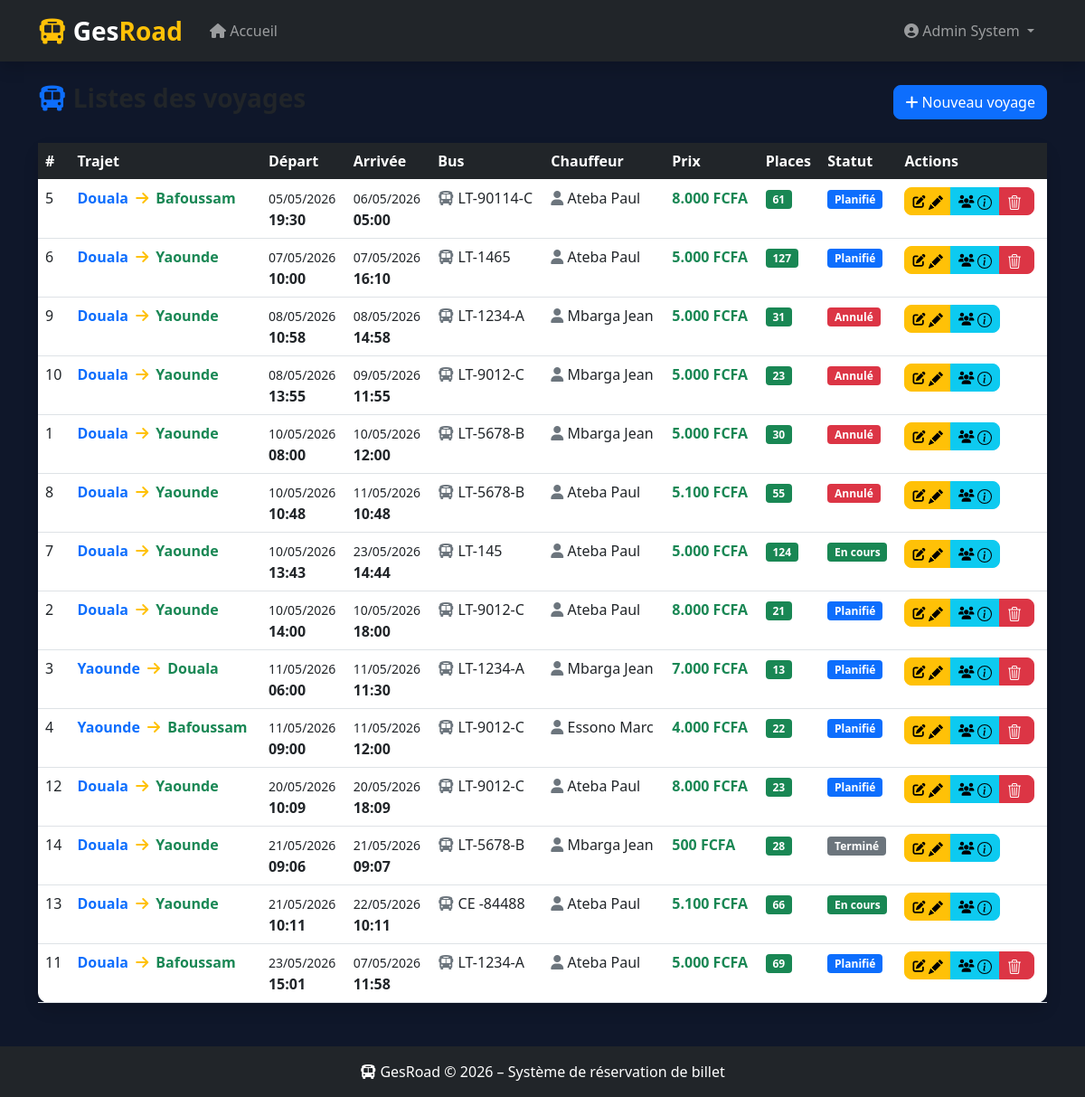
Screenshot of /index.php?controller=admin&action=listervoyages (signed in) with the database file from the repository.
### tables this page shows
CREATE TABLE `voyage` (
  `id` int(11) NOT NULL AUTO_INCREMENT,
  `agencelocaledeapart_id` int(11) NOT NULL,
  `trajetchauffeur_id` int(11) DEFAULT NULL,
  `agenceloacledarrive_id` int(11) NOT NULL,
  `type_id` int(11) DEFAULT NULL,
  `bus_id` int(11) DEFAULT NULL,
  `dateheuredepart` datetime DEFAULT NULL,
  `dateheurearrive` datetime DEFAULT NULL,
  `prix` float DEFAULT NULL,
  `statut` int(11) DEFAULT NULL,
  `placerestante` int(11) DEFAULT NULL,
  PRIMARY KEY (`id`),
  KEY `FK_Association_16` (`agenceloacledarrive_id`),
  KEY `FK_Association_17` (`trajetchauffeur_id`),
  KEY `FK_Association_18` (`agencelocaledeapart_id`),
  KEY `FK_Association_6` (`bus_id`),
  KEY `FK_Association_7` (`type_id`),
  CONSTRAINT `FK_Association_16` FOREIGN KEY (`agenceloacledarrive_id`) REFERENCES `agence_locale` (`id`),
  CONSTRAINT `FK_Association_17` FOREIGN KEY (`trajetchauffeur_id`) REFERENCES `trajet_chauffeur` (`id`),
  CONSTRAINT `FK_Association_18` FOREIGN KEY (`agencelocaledeapart_id`) REFERENCES `agence_locale` (`id`),
  CONSTRAINT `FK_Association_6` FOREIGN KEY (`bus_id`) REFERENCES `bus` (`id`),
  CONSTRAINT `FK_Association_7` FOREIGN KEY (`type_id`) REFERENCES `typevoyage` (`id`)
);

CREATE TABLE `trajet` (
  `id` int(11) NOT NULL AUTO_INCREMENT,
  `villedepart` varchar(254) DEFAULT NULL,
  `villearrive` varchar(254) DEFAULT NULL,
  `distance` float DEFAULT NULL,
  `duree` varchar(254) DEFAULT NULL,
  PRIMARY KEY (`id`)
);

CREATE TABLE `bus` (
  `id` int(11) NOT NULL AUTO_INCREMENT,
  `typebus_id` int(11) DEFAULT NULL,
  `immatriculation` varchar(254) DEFAULT NULL,
  `nbre_place` int(11) DEFAULT NULL,
  `estdisponible` tinyint(1) DEFAULT 1,
  PRIMARY KEY (`id`),
  KEY `FK_Association_5` (`typebus_id`),
  CONSTRAINT `FK_Association_5` FOREIGN KEY (`typebus_id`) REFERENCES `typebus` (`id`)
);

### controllers/admincontrollers.php (called while the page is built, shortened)
<?php
require_once MODELS . '/Voyage.php';
class AdminController {
    private $voyage;
    public function __construct($pdo) {
        $this->voyage       = new Voyage($pdo);
    }
    public function listervoyages(){
        $voyages = $this->voyage->listertout();
        require_once VIEWS . '/admin/voyage/listetout.php';
    }
}
?>

### models/voyage.php (called while the page is built, shortened)
<?php
class Voyage {
    private $pdo;
    public function __construct($pdo) {
        $this->pdo = $pdo;
    }
    public function listertout() {
        $stmt = $this->pdo->prepare("
            SELECT
                v.id,
                t.villedepart,
                t.villearrive,
                t.duree,
                v.dateheuredepart,
                v.dateheurearrive,
                v.prix,
                v.placerestante,
                v.statut,
                tv.libelle          AS type_voyage,
                b.immatriculation   AS bus,
                b.nbre_place,
                tb.libelle          AS type_bus,
                CONCAT(c.nom,' ',c.prenom) AS chauffeur,
                al1.addresse        AS agence_depart,
                al1.photo           AS photo_depart,
                al2.addresse        AS agence_arrivee,
                al2.photo           AS photo_arrivee
            FROM voyage v
            JOIN trajet_chauffeur tc ON tc.id   = v.trajetchauffeur_id
            JOIN trajet t            ON t.id    = tc.trajet_id
            JOIN chauffeur c         ON c.id    = tc.chauffeur_id
            JOIN typevoyage tv       ON tv.id   = v.type_id
            JOIN bus b               ON b.id    = v.bus_id
            JOIN typebus tb          ON tb.id   = b.typebus_id
            JOIN agence_locale al1   ON al1.id  = v.agencelocaledeapart_id
            JOIN agence_locale al2   ON al2.id  = v.agenceloacledarrive_id
             ORDER BY v.dateheuredepart ASC
        ");
        $stmt->execute();
        return $stmt->fetchAll(PDO::FETCH_ASSOC);
    }
}
?>

### views/admin/voyage/listetout.php (the view, shortened to what this page needs)
<?php include ROOT . '/views/layout.php'; ?>
<div class="d-flex justify-content-between align-items-center mb-4">
    <h3 class="fw-bold">
        <i class="fas fa-bus text-primary"></i> Listes des voyages
    </h3>
    <a href="<?= BASE_URL ?>/index.php?controller=admin&action=creerVoyage"
       class="btn btn-primary">
        <i class="fas fa-plus"></i> Nouveau voyage
    </a>
</div>
<div class="card shadow border-0">
    <div class="card-body p-0">
        <div class="table-responsive">
            <table class="table table-hover mb-0">
                <thead class="table-dark">
                    <tr>
                        <th>#</th>
                        <th>Trajet</th>
                        <th>Départ</th>
                        <th>Arrivée</th>
                        <th>Bus</th>
                        <th>Chauffeur</th>
                        <th>Prix</th>
                        <th>Places</th>
                        <th>Statut</th>
                        <th>Actions</th>
                    </tr>
                </thead>
                <tbody>
                    <?php if (!empty($voyages)): ?>
                        <?php foreach ($voyages as $v): ?>
                            <tr>
                                <td><?= $v['id'] ?></td>
                                <td>
                                    <span class="text-primary fw-bold"><?= $v['villedepart'] ?></span>
                                    <i class="fas fa-arrow-right text-warning mx-1"></i>
                                    <span class="text-success fw-bold"><?= $v['villearrive'] ?></span>
                                </td>
                                <td>
                                    <small><?= date('d/m/Y', strtotime($v['dateheuredepart'])) ?></small><br>
                                    <strong><?= date('H:i', strtotime($v['dateheuredepart'])) ?></strong>
                                </td>
                                <td>
                                    <small><?= date('d/m/Y', strtotime($v['dateheurearrive'])) ?></small><br>
                                    <strong><?= date('H:i', strtotime($v['dateheurearrive'])) ?></strong>
                                </td>
                                <td>
                                    <i class="fas fa-bus text-muted"></i>
                                    <?= $v['bus'] ?>
                                </td>
                                <td>
                                    <i class="fas fa-user text-muted"></i>
                                    <?= $v['chauffeur'] ?>
                                </td>
                                <td class="fw-bold text-success">
                                    <?= number_format($v['prix'], 0, ',', '.') ?> FCFA
                                </td>
                                <td>
                                    <?php if ($v['placerestante'] > 5): ?>
                                        <span class="badge bg-success"><?= $v['placerestante'] ?></span>
                                    <?php elseif ($v['placerestante'] > 0): ?>
                                        <span class="badge bg-warning"><?= $v['placerestante'] ?></span>
                                    <?php else: ?>
                                        <span class="badge bg-danger">Complet</span>
                                    <?php endif; ?>
                                </td>
                                <td>
                                    <?php if ($v['statut'] == 0): ?>
                                        <span class="badge bg-primary">Planifié</span>
                                    <?php elseif ($v['statut'] == 1): ?>
                                        <span class="badge bg-success">En cours</span>
                                    <?php elseif ($v['statut'] == 2): ?>
                                        <span class="badge bg-secondary">Terminé</span>
                                    <?php else: ?>
                                        <span class="badge bg-danger">Annulé</span>
                                    <?php endif; ?>
                                </td>
                                <td>
                                    <div class="btn-group">
                                        <a href="<?= BASE_URL ?>/index.php?controller=admin&action=modifierVoyage&id=<?= $v['id'] ?>"
                                           class="btn btn-sm btn-warning">
                                            <i class="fas fa-edit"></i>
                                        </a>
                                        <a href="<?= BASE_URL ?>/index.php?controller=admin&action=passagersVoyage&id=<?= $v['id'] ?>"
                                           class="btn btn-sm btn-info">
                                            <i class="fas fa-users"></i>
                                        </a>
                                        <?php if ($v['statut'] == 0): ?>
                                           <a href="<?= BASE_URL ?>/index.php?controller=admin&action=annulerVoyage&id=<?= $v['id'] ?>"
                                                class="btn btn-sm btn-danger"
                                                onclick="return confirm('Annuler ce voyage ?')">
                                                </a>
                                        <?php endif; ?>
                                    </div>
                                </td>
                            </tr>
                        <?php endforeach; ?>
                    <?php endif; ?>
                </tbody>
            </table>
        </div>
    </div>
</div>
<?php include ROOT . '/views/layout_footer.php'; ?>

### assets/css/style.css (style rules this page uses)
body { background-size: cover; background-position: center; background-repeat: no-repeat; transition: background-image 1s ease-in-out; }
html, body { height: 100%; margin: 0; background-color: #0f172a; }
.card { border-radius: 12px; border: none; }
.btn { border-radius: 8px; }

### rows the page displays
voyage: id "5", trajet.villedepart "Douala", trajet.villearrive "Bafoussam", dateheuredepart "05/05/2026", dateheuredepart "19:30", dateheurearrive "06/05/2026", dateheurearrive "05:00", bus.immatriculation "LT-90114-C", chauffeur "Ateba Paul", prix "8.000", placerestante "61", statut "Planifié"
voyage: id "6", trajet.villedepart "Douala", trajet.villearrive "Yaounde", dateheuredepart "07/05/2026", dateheuredepart "10:00", dateheurearrive "07/05/2026", dateheurearrive "16:10", bus.immatriculation "LT-1465", chauffeur "Ateba Paul", prix "5.000", placerestante "127", statut "Planifié"
voyage: id "9", trajet.villedepart "Douala", trajet.villearrive "Yaounde", dateheuredepart "08/05/2026", dateheuredepart "10:58", dateheurearrive "08/05/2026", dateheurearrive "14:58", bus.immatriculation "LT-1234-A", chauffeur "Mbarga Jean", prix "5.000", placerestante "31", statut "Annulé"
voyage: id "10", trajet.villedepart "Douala", trajet.villearrive "Yaounde", dateheuredepart "08/05/2026", dateheuredepart "13:55", dateheurearrive "09/05/2026", dateheurearrive "11:55", bus.immatriculation "LT-9012-C", chauffeur "Mbarga Jean", prix "5.000", placerestante "23", statut "Annulé"
voyage: id "1", trajet.villedepart "Douala", trajet.villearrive "Yaounde", dateheuredepart "10/05/2026", dateheuredepart "08:00", dateheurearrive "10/05/2026", dateheurearrive "12:00", bus.immatriculation "LT-5678-B", chauffeur "Mbarga Jean", prix "5.000", placerestante "30", statut "Annulé"
voyage: id "8", trajet.villedepart "Douala", trajet.villearrive "Yaounde", dateheuredepart "10/05/2026", dateheuredepart "10:48", dateheurearrive "11/05/2026", dateheurearrive "10:48", bus.immatriculation "LT-5678-B", chauffeur "Ateba Paul", prix "5.100", placerestante "55", statut "Annulé"
voyage: id "7", trajet.villedepart "Douala", trajet.villearrive "Yaounde", dateheuredepart "10/05/2026", dateheuredepart "13:43", dateheurearrive "23/05/2026", dateheurearrive "14:44", bus.immatriculation "LT-145", chauffeur "Ateba Paul", prix "5.000", placerestante "124", statut "En cours"
voyage: id "2", trajet.villedepart "Douala", trajet.villearrive "Yaounde", dateheuredepart "10/05/2026", dateheuredepart "14:00", dateheurearrive "10/05/2026", dateheurearrive "18:00", bus.immatriculation "LT-9012-C", chauffeur "Ateba Paul", prix "8.000", placerestante "21", statut "Planifié"
voyage: id "3", trajet.villedepart "Yaounde", trajet.villearrive "Douala", dateheuredepart "11/05/2026", dateheuredepart "06:00", dateheurearrive "11/05/2026", dateheurearrive "11:30", bus.immatriculation "LT-1234-A", chauffeur "Mbarga Jean", prix "7.000", placerestante "13", statut "Planifié"
voyage: id "4", trajet.villedepart "Yaounde", trajet.villearrive "Bafoussam", dateheuredepart "11/05/2026", dateheuredepart "09:00", dateheurearrive "11/05/2026", dateheurearrive "12:00", bus.immatriculation "LT-9012-C", chauffeur "Essono Marc", prix "4.000", placerestante "22", statut "Planifié"
voyage: id "12", trajet.villedepart "Douala", trajet.villearrive "Yaounde", dateheuredepart "20/05/2026", dateheuredepart "10:09", dateheurearrive "20/05/2026", dateheurearrive "18:09", bus.immatriculation "LT-9012-C", chauffeur "Ateba Paul", prix "8.000", placerestante "23", statut "Planifié"
voyage: id "14", trajet.villedepart "Douala", trajet.villearrive "Yaounde", dateheuredepart "21/05/2026", dateheuredepart "09:06", dateheurearrive "21/05/2026", dateheurearrive "09:07", bus.immatriculation "LT-5678-B", chauffeur "Mbarga Jean", prix "500", placerestante "28", statut "Terminé"
voyage: id "13", trajet.villedepart "Douala", trajet.villearrive "Yaounde", dateheuredepart "21/05/2026", dateheuredepart "10:11", dateheurearrive "22/05/2026", dateheurearrive "10:11", bus.immatriculation "CE -84488", chauffeur "Ateba Paul", prix "5.100", placerestante "66", statut "En cours"
voyage: id "11", trajet.villedepart "Douala", trajet.villearrive "Bafoussam", dateheuredepart "23/05/2026", dateheuredepart "15:01", dateheurearrive "07/05/2026", dateheurearrive "11:58", bus.immatriculation "LT-1234-A", chauffeur "Ateba Paul", prix "5.000", placerestante "69", statut "Planifié"

### other values shown
$_SESSION['user_nom'] "Admin"
$_SESSION['user_prenom'] "System"
